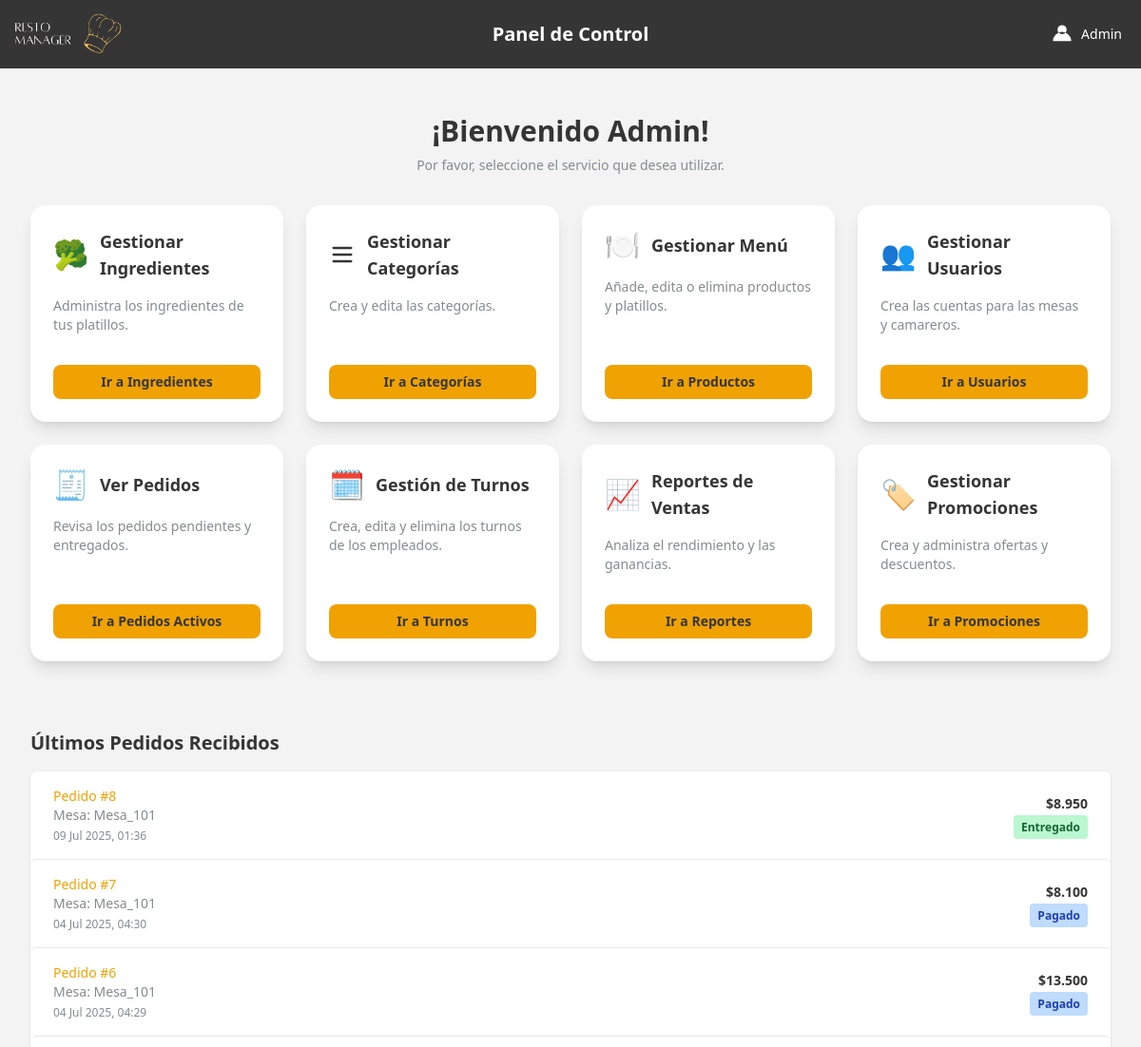
The page /dashboard/ (signed in, upper part) on the database as committed earlier.
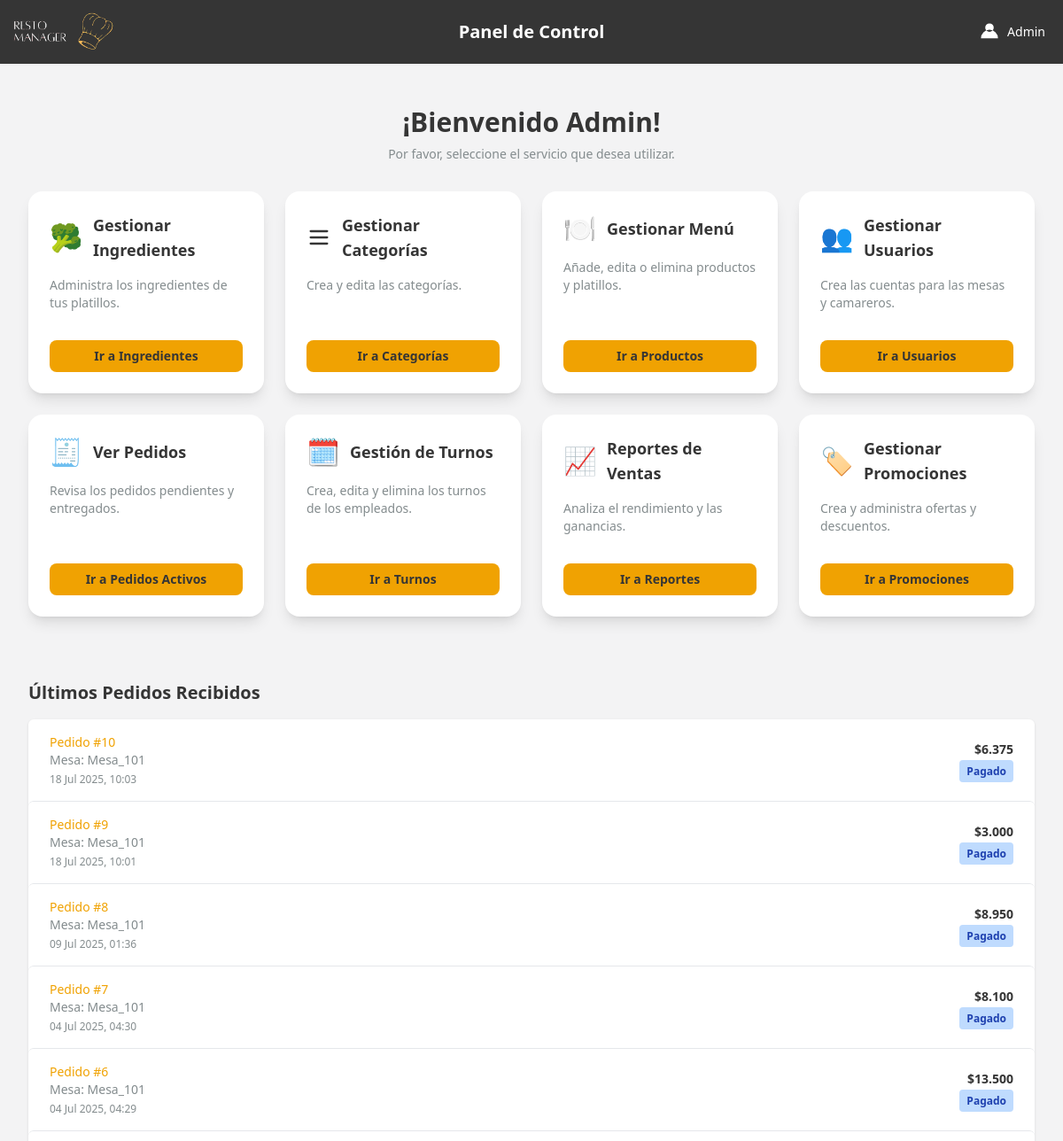
The same page on the database as committed later.
### restaurante_app/models.py (models this page shows, shortened)
class Usuario(AbstractUser):
    first_name = None
    last_name = None
    ROL_CHOICES = (('MESA', 'Mesa'), ('ENCARGADO', 'Encargado'), ('CAMARERO', 'Camarero'))
    rol = models.CharField(max_length=10, choices=ROL_CHOICES, default='MESA')
    codigo_secreto_camarero = models.CharField(max_length=10, blank=True, null=True, unique=True, help_text="Código secreto para camareros (4 dígitos)")
    objects = UsuarioManager()

class Pedido(models.Model):
    usuario = models.ForeignKey(Usuario, on_delete=models.SET_NULL, null=True)
    fecha_hora = models.DateTimeField(auto_now_add=True)
    ESTADO_CHOICES = (
    ('PENDIENTE', 'Pendiente'),
    ('ENTREGADO', 'Entregado'),
    ('PAGADO', 'Pagado'),
    ('CANCELADO', 'Cancelado'),)
    estado = models.CharField(max_length=20, choices=ESTADO_CHOICES, default='PENDIENTE')
    monto_total = models.IntegerField(default=0)
    propina = models.IntegerField(default=0, help_text="Monto de la propina añadida al pedido")

### restaurante_app/views.py (the view)
# urls.py: path('dashboard/', views.dashboard_encargado_view, name='dashboard'),
@login_required
def dashboard_encargado_view(request):
    if request.user.rol != 'ENCARGADO':
        return redirect('index')
    pedidos_recientes = Pedido.objects.order_by('-fecha_hora')[:10]
    context = {
        'pedidos_recientes': pedidos_recientes
    }
    return render(request, 'app/dashboard.html', context)

### restaurante_app/templatetags/custom_filters.py (called while the page is built)
@register.filter
def punto_mil(value):
    try:
        return f"{int(value):,}".replace(",", ".")
    except (ValueError, TypeError):
        return value

### templates/app/dashboard.html (shortened to what this page needs)
{% load static %}
{% load custom_filters %}
<!DOCTYPE html>
<html lang="es">
<head>
  <script src="https://cdn.tailwindcss.com"></script>
<body class="bg-grisClaro">
  <header class="bg-grisOscuro shadow-sm relative">
    <div class="w-full mx-auto py-2 px-0 flex items-center justify-between relative">
      <div class="flex items-center ml-[-12px]">
        <img src="{% static 'img/imagelogo.png' %}" alt="Logo" class="h-14 w-45">
      </div>
      <h1 class="absolute left-1/2 transform -translate-x-1/2 text-xl font-bold text-white">
        Panel de Control
      </h1>
      <div class="relative mr-5">
        <button id="userMenuButton"
          class="flex items-center space-x-2 text-white hover:text-gray-200 focus:outline-none">
          <svg xmlns="http://www.w3.org/2000/svg" class="h-6 w-6 text-white" fill="currentColor" viewBox="0 0 20 20">
            <path fill-rule="evenodd" d="M10 2a4 4 0 100 8 4 4 0 000-8zM2 16a8 8 0 1116 0H2z" clip-rule="evenodd" />
          </svg>
          <span class="text-sm font-medium">{{ user.username }}</span>
        </button>
      </div>
    </div>
  </header>
  <main class="max-w-7xl mx-auto py-6 sm:px-6 lg:px-8">
    <div class="px-4 py-6 sm:px-0">
      <div class="flex flex-col items-center mb-8">
        <h2 class="text-3xl font-semibold text-grisOscuro text-center">
          ¡Bienvenido {{ user.username }}!
        </h2>
        <p class="text-sm text-grisMedio mt-2">
          Por favor, seleccione el servicio que desea utilizar.
        </p>
      </div>
      <div class="grid grid-cols-1 sm:grid-cols-2 lg:grid-cols-4 gap-6 mb-12">
        <div
          class="bg-white shadow-lg rounded-2xl p-6 transition transform hover:scale-[1.03] hover:shadow-xl flex flex-col justify-between">
          <div>
            <div class="flex items-center mb-4">
              <div class="text-3xl mr-3">🥦</div>
              <h3 class="text-lg font-semibold text-grisOscuro">Gestionar Ingredientes</h3>
            </div>
            <p class="text-sm text-grisMedio mb-4">Administra los ingredientes de tus platillos.</p>
          </div>
          <a href="{% url 'gestion_ingredientes' %}"
            class="mt-4 inline-block text-center bg-[#F0A202] text-[#353535] text-sm font-semibold px-4 py-2 rounded-lg transition hover:brightness-105">
            Ir a Ingredientes
          </a>
        </div>
        <div
          class="bg-white shadow-lg rounded-2xl p-6 transition transform hover:scale-[1.03] hover:shadow-xl flex flex-col justify-between">
          <div>
            <div class="flex items-center mb-4">
              <div class="mr-3">
                <svg xmlns="http://www.w3.org/2000/svg" class="h-7 w-7 text-grisOscuro" fill="none" viewBox="0 0 24 24"
                  stroke="currentColor" stroke-width="2">
                  <path stroke-linecap="round" stroke-linejoin="round" d="M4 6h16M4 12h16M4 18h16" />
                </svg>
              </div>
              <h3 class="text-lg font-semibold text-grisOscuro">Gestionar Categorías</h3>
            </div>
            <p class="text-sm text-grisMedio mb-4">Crea y edita las categorías.</p>
          </div>
          <a href="{% url 'gestion_categorias' %}"
            class="mt-4 inline-block text-center bg-[#F0A202] text-[#353535] text-sm font-semibold px-4 py-2 rounded-lg transition hover:brightness-105">
            Ir a Categorías
          </a>
        </div>
        <div
          class="bg-white shadow-lg rounded-2xl p-6 transition transform hover:scale-[1.03] hover:shadow-xl flex flex-col justify-between">
          <div>
            <div class="flex items-center mb-4">
              <div class="text-3xl mr-3">🍽️</div>
              <h3 class="text-lg font-semibold text-grisOscuro">Gestionar Menú</h3>
            </div>
            <p class="text-sm text-grisMedio mb-4">Añade, edita o elimina productos y platillos.</p>
          </div>
          <a href="{% url 'gestion_productos' %}"
            class="mt-4 inline-block text-center bg-[#F0A202] text-[#353535] text-sm font-semibold px-4 py-2 rounded-lg transition hover:brightness-105">
            Ir a Productos
          </a>
        </div>
        <div
          class="bg-white shadow-lg rounded-2xl p-6 transition transform hover:scale-[1.03] hover:shadow-xl flex flex-col justify-between">
          <div>
            <div class="flex items-center mb-4">
              <div class="text-3xl mr-3">👥</div>
              <h3 class="text-lg font-semibold text-grisOscuro">Gestionar Usuarios</h3>
            </div>
            <p class="text-sm text-grisMedio mb-4">Crea las cuentas para las mesas y camareros.</p>
          </div>
          <a href="{% url 'gestion_usuarios' %}"
            class="mt-4 inline-block text-center bg-[#F0A202] text-[#353535] text-sm font-semibold px-4 py-2 rounded-lg transition hover:brightness-105">
            Ir a Usuarios
          </a>
        </div>
        <div
          class="bg-white shadow-lg rounded-2xl p-6 transition transform hover:scale-[1.03] hover:shadow-xl flex flex-col justify-between">
          <div>
            <div class="flex items-center mb-4">
            <div class="text-3xl mr-3">🧾</div>
            <h3 class="text-lg font-semibold text-grisOscuro">Ver Pedidos</h3>
          </div>
            <p class="text-sm text-grisMedio mb-4">Revisa los pedidos pendientes y entregados.</p>
          </div>
          <a href="{% url 'pedidos_camarero' %}"
            class="mt-4 inline-block text-center bg-[#F0A202] text-[#353535] text-sm font-semibold px-4 py-2 rounded-lg transition hover:brightness-105">
            Ir a Pedidos Activos
          </a>
        </div>
        <div
          class="bg-white shadow-lg rounded-2xl p-6 transition transform hover:scale-[1.03] hover:shadow-xl flex flex-col justify-between">
          <div>
            <div class="flex items-center mb-4">
            <div class="text-3xl mr-3">🗓️</div>
            <h3 class="text-lg font-semibold text-grisOscuro">Gestión de Turnos</h3>
          </div>
            <p class="text-sm text-grisMedio mb-4">Crea, edita y elimina los turnos de los empleados.</p>
          </div>
          <a href="{% url 'gestion_turnos' %}"
            class="mt-4 inline-block text-center bg-[#F0A202] text-[#353535] text-sm font-semibold px-4 py-2 rounded-lg transition hover:brightness-105">
            Ir a Turnos
          </a>
        </div>
         <div
          class="bg-white shadow-lg rounded-2xl p-6 transition transform hover:scale-[1.03] hover:shadow-xl flex flex-col justify-between">
          <div>
            <div class="flex items-center mb-4">
            <div class="text-3xl mr-3">📈</div>
            <h3 class="text-lg font-semibold text-grisOscuro">Reportes de Ventas</h3>
          </div>
            <p class="text-sm text-grisMedio mb-4">Analiza el rendimiento y las ganancias.</p>
          </div>
          <a href="{% url 'reporte_ventas' %}"
            class="mt-4 inline-block text-center bg-[#F0A202] text-[#353535] text-sm font-semibold px-4 py-2 rounded-lg transition hover:brightness-105">
            Ir a Reportes
          </a>
        </div>
        <div class="bg-white shadow-lg rounded-2xl p-6 transition transform hover:scale-[1.03] hover:shadow-xl flex flex-col justify-between">
          <div>
            <div class="flex items-center mb-4">
              <div class="text-3xl mr-3">🏷️</div>
              <h3 class="text-lg font-semibold text-grisOscuro">Gestionar Promociones</h3>
            </div>
            <p class="text-sm text-grisMedio mb-4">Crea y administra ofertas y descuentos.</p>
          </div>
          <a href="{% url 'gestion_promociones' %}" class="mt-4 inline-block text-center bg-[#F0A202] text-[#353535] text-sm font-semibold px-4 py-2 rounded-lg transition hover:brightness-105">
            Ir a Promociones
          </a>
        </div>
      </div>
    </div>
    <div>
      <h3 class="text-xl font-semibold text-grisOscuro mb-4">Últimos Pedidos Recibidos</h3>
      <div class="bg-white shadow overflow-hidden rounded-md">
        <ul role="list" class="divide-y divide-gray-200">
          {% for pedido in pedidos_recientes %}
          <li class="px-6 py-4 hover:bg-gray-50 transition rounded-md">
            <div class="flex justify-between items-center">
              <div>
                <p class="text-sm font-medium text-secundario truncate">Pedido #{{ pedido.id }}</p>
                <p class="text-sm text-grisMedio">Mesa: {{ pedido.usuario.username }}</p>
                <p class="text-xs text-grisMedio mt-1">{{ pedido.fecha_hora|date:"d M Y, H:i" }}</p>
              </div>
              <div class="text-right">
                <p class="text-sm text-grisOscuro font-semibold">${{ pedido.monto_total|punto_mil }}</p>
                <p class="text-sm mt-1">
                    {% if pedido.estado == 'PENDIENTE' %}<span class="px-2 py-1 text-xs font-semibold rounded bg-yellow-200 text-yellow-800">{{ pedido.get_estado_display }}</span>
                    {% elif pedido.estado == 'ENTREGADO' %}<span class="px-2 py-1 text-xs font-semibold rounded bg-green-200 text-green-800">{{ pedido.get_estado_display }}</span>
                    {% elif pedido.estado == 'PAGADO' %}<span class="px-2 py-1 text-xs font-semibold rounded bg-blue-200 text-blue-800">{{ pedido.get_estado_display }}</span>
                    {% elif pedido.estado == 'CANCELADO' %}<span class="px-2 py-1 text-xs font-semibold rounded bg-red-200 text-red-800">{{ pedido.get_estado_display }}</span>
                    {% else %}<span class="px-2 py-1 text-xs font-semibold rounded bg-gray-200 text-gray-800">{{ pedido.get_estado_display }}</span>
                    {% endif %}
                </p>
              </div>
            </div>
          </li>
          {% empty %}
          <li class="px-6 py-4">
            <p class="text-center text-grisMedio">No hay pedidos recientes.</p>
          </li>
          {% endfor %}
        </ul>
      </div>
    </div>
  </main>
</body>
</html>

Rows that differ between the two databases and show on the page:
added Pedido: id "10", usuario.username "Mesa_101", fecha_hora "18 Jul 2025, 10:03", monto_total|punto_mil "6.375", estado "Pagado"
added Pedido: id "9", usuario.username "Mesa_101", fecha_hora "18 Jul 2025, 10:01", monto_total|punto_mil "3.000", estado "Pagado"
changed Pedido "09 Jul 2025, 01:36": estado "Entregado" → "Pagado"
